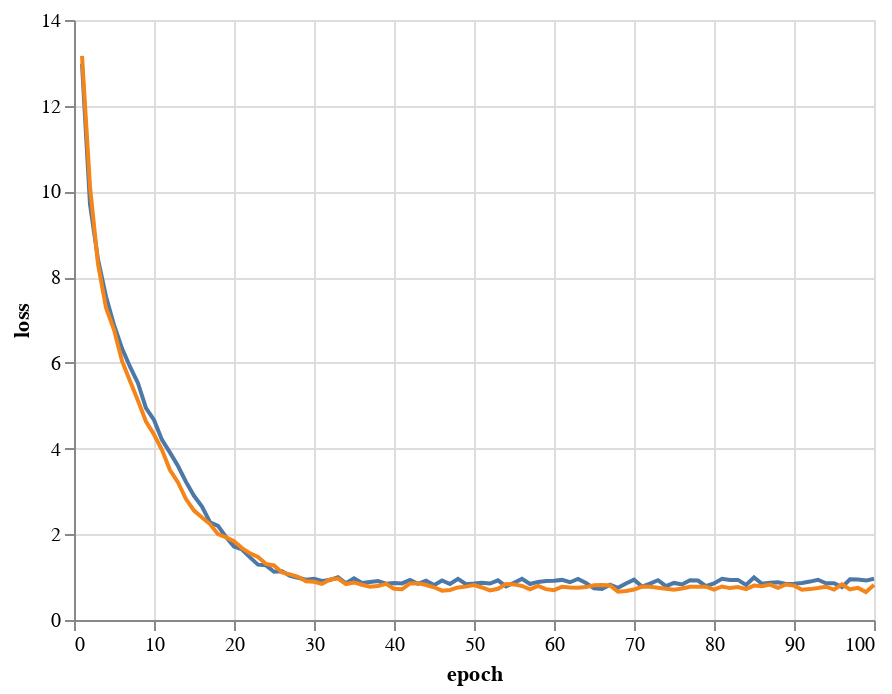

This figure's notebook cell:
### Code cell
alt.Chart(loss_df[loss_df.run.isin(run_codes)]).mark_line().encode(
    x=alt.X("epoch"),
    y=alt.Y("loss"),
    color=alt.Color("run", legend=None),
    tooltip=['run']
).properties(
    height=300,
    width=400
)

### Figure 1 — Vega-Lite specification as saved in the notebook (floating-point values rounded to 4 significant figures; data arrays with more than 128 entries replaced by an {"elided": "..."} marker saying what was removed)
{"config": {"view": {"continuousWidth": 400, "continuousHeight": 300}}, "data": {"name": "data-442313d080462c2d184b0a42516f44ca"}, "mark": "line", "encoding": {"color": {"field": "run", "legend": null, "type": "nominal"}, "tooltip": [{"field": "run", "type": "nominal"}], "x": {"field": "epoch", "type": "quantitative"}, "y": {"field": "loss", "type": "quantitative"}}, "height": 300, "width": 400, "$schema": "https://vega.github.io/schema/vega-lite/v4.17.0.json", "datasets": {"data-442313d080462c2d184b0a42516f44ca": {"elided": "200 records"}}}
